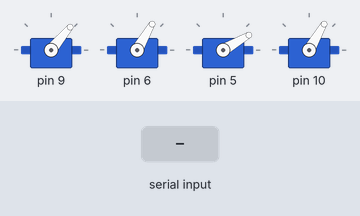
Recording of a sketch running on a simulated Arduino Uno, built with avr-gcc and run on an emulated ATmega328P. Parts: 4 × servo. The inputs (shaded band) are chosen by the test bench.

Above: at 1.2 s.
1.3 s: "w" received over Serial
At 1.9 s:
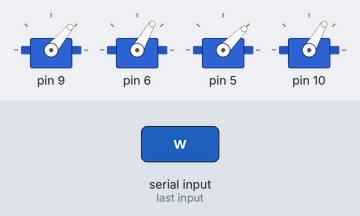
2.8 s: "a" received over Serial
At 4.0 s:
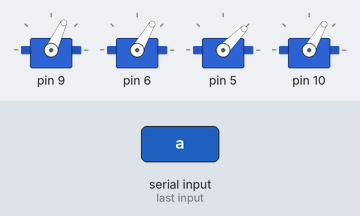
4.3 s: "s" received over Serial
At 5.4 s:
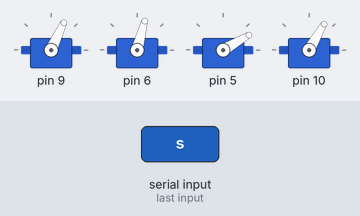
5.8 s: "g" received over Serial
At 6.5 s:
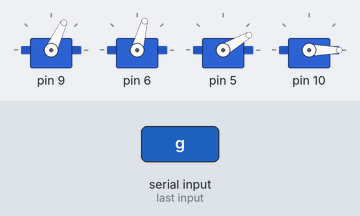
7.3 s: "d" received over Serial
At 7.6 s:
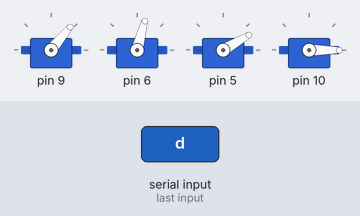
8.8 s: "z" received over Serial
At 10.0 s:
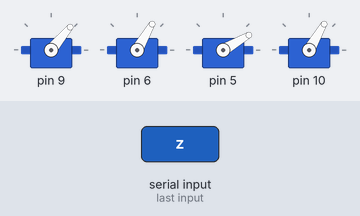
Timing chart, 0 to 11.3 s (numbered marks = the images above; inputs shaded):
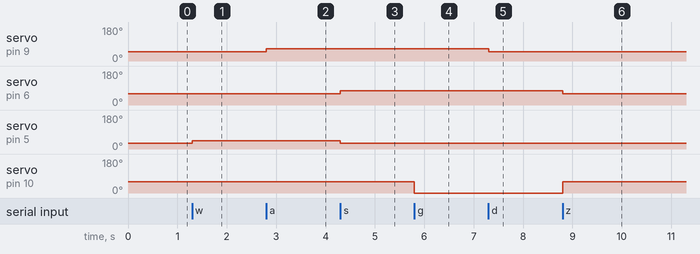

The sketch:

keyboard.ino
```cpp
// 아두이노 4자유도 로봇팔 제어
#include <Servo.h>

// min_angle[]은 서보모터 최소 각도
// max_angle[]는 서보모터 최대 각도
// init_angle[]은 서보모터 초기각도

const int SERVO_NUM = 4; // 서보 개수
int PIN[SERVO_NUM], min_angle[SERVO_NUM], max_angle[SERVO_NUM], init_angle[SERVO_NUM];
Servo myservo[SERVO_NUM];

// 조종할 때 사용할 전역 변수
int body;
int left_arm;
int right_arm;
int claw;

// 움직이는 정도를 조절
int move = 15;


//****************************************************
// min, max, init_angle은 직접 서보 움직여보며 congif필요!
// 현재 범위는 내 로봇팔에 맞춰진 상태
// 직접 서보 움직여보며, 배선 상태 및 움직임 범위를 측정해야함
//****************************************************
void setup() {

  //몸통 서보모터
  PIN[0] = 9; //서보모터 IO를 9번핀으로 지정
  min_angle[0] = 0; //최소로 회전할 수 있는 각도
  max_angle[0] = 110; //최대로 회전할 수 있는 각도
  init_angle[0] = 50; //서보모터 초기각도


  //왼쪽 팔 서보모터
  PIN[1] = 6;
  min_angle[1] = 60;
  max_angle[1] = 120;
  init_angle[1] = 60;
  // 각도 커질수록 위로 올라감

  //오른쪽 팔 서보모터
  PIN[2] = 5;
  min_angle[2] = 10;
  max_angle[2] = 70;
  init_angle[2] = 30;
  // 각도 커질수록 앞으로 나감

  //집게  서보모터
  PIN[3] = 10;
  min_angle[3] = 0;
  max_angle[3] = 70;
  init_angle[3] = 60;
  // 0이면 물고, 60이면 벌림

  // 처음 위치 잡기
  for (int i = 0; i < SERVO_NUM; i++)
  {
    myservo[i].attach(PIN[i]);
    myservo[i].write(init_angle[i]);
  }

  body = init_angle[0];
  left_arm = init_angle[1];
  right_arm = init_angle[2];
  claw = init_angle[3];

  // sample code
  // attach에는 PIN, write에는 angle
  //mysevo[0].attach(9); // 좌우회전 모터
  //mysevo[1].attach(6); // 왼쪽팔 모터
  //mysevo[2].attach(5); // 오른쪽팔 모터
  //mysevo[3].attach(10); // 집게 모터


  Serial.begin(9600);

}


void loop() {

    long value = Serial.read();

    switch(value)
    {
      // w 누르면 로봇팔 앞으로
      case 'w':
        right_arm += move;
        left_arm -= move;
        if(left_arm <= min_angle[1])
          left_arm = min_angle[1];
        if(right_arm >= max_angle[2])
          right_arm = max_angle[2];
        myservo[1].write(left_arm);
        myservo[2].write(right_arm); // 오른쪽팔 모터
        break;

      // a 누르면 몸통 왼쪽으로
      case 'a':
        body += move;

         //  움직임에 지장이 있으면 더 이상 동작X
        if(body >= max_angle[0])
          body = max_angle[0];

        myservo[0].write(body);
        break;

      // d 누르면 몸통 오른쪽으로
      case 'd':
        body -= move;

         //  움직임에 지장이 있으면 더 이상 동작X
        if (body <= min_angle[0])
           body = min_angle[0];

        myservo[0].write(body);
        break;

      // s 누르면 로봇팔 뒤로
      case 's':
        right_arm -= move;
        left_arm += move;

        if(left_arm >= max_angle[1])
          left_arm = max_angle[1];
        if(right_arm <= min_angle[2])
          right_arm = min_angle[2];

        myservo[1].write(left_arm);
        myservo[2].write(right_arm); // 오른쪽팔 모터
        break;

      // g 누르면 집게 잡기
      case 'g':
        claw = 0;
        myservo[3].write(claw); // 집게 모터
        break;

      // h 누르면 집게 벌리기
      case 'h':
        claw = 60;
        myservo[3].write(claw); // 집게 모터
        break;

      // z 눌러서 초기 상태로
      case 'z':
          body = init_angle[0];
          left_arm = init_angle[1];
          right_arm = init_angle[2];
          claw = init_angle[3];
          myservo[0].write(body);
          myservo[1].write(left_arm);
          myservo[2].write(right_arm);
          myservo[3].write(claw);
        break;

    }

}
```

Measured:
- after the input at 1.3 s, servo on pin 5: 30° → 45° at once
- after the input at 2.8 s, servo on pin 9: 50° → 65° at once
- after the input at 4.3 s, servo on pin 6: 60° → 75° at once; servo on pin 5: 45° → 30° at once
- after the input at 5.8 s, servo on pin 10: 60° → 0° at once
- after the input at 7.3 s, servo on pin 9: 65° → 50° at once
- after the input at 8.8 s, servo on pin 6: 75° → 60° at once; servo on pin 10: 0° → 60° at once
